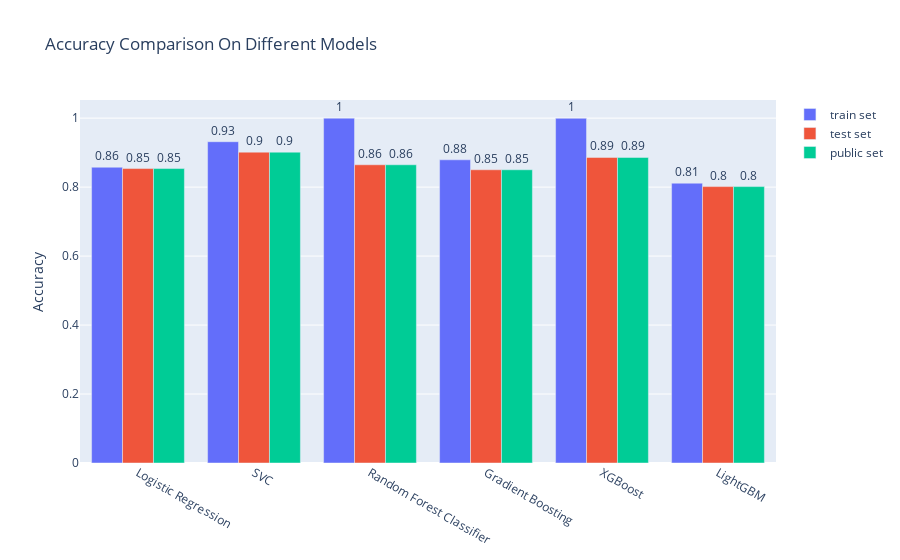

Notebook code for this chart:
### Code cell
fig = go.Figure(data=[
    go.Bar(name='train set', x=data1['Algorithm'], y=data1['Train Accuracy'],text=np.round(data1['Train Accuracy'],2),textposition='outside'),
    go.Bar(name='test set', x=data1['Algorithm'], y=data1['Test Accuracy'],text=np.round(data1['Test Accuracy'],2),textposition='outside'), 
    go.Bar(name='public set', x=data1['Algorithm'], y=data1['Public Accuracy'],text=np.round(data1['Public Accuracy'],2),textposition='outside')
])

fig.update_layout(barmode='group',title_text='Accuracy Comparison On Different Models',yaxis=dict(
        title='Accuracy'))
fig.show()

### Figure 1 — Plotly figure (JSON) as saved in the notebook; plotly's stock layout.template omitted (floating-point values rounded to 4 significant figures)
{"data": [{"name": "train set", "text": [0.86, 0.93, 1, 0.88, 1, 0.81], "textposition": "outside", "type": "bar", "x": ["Logistic Regression", "SVC", "Random Forest Classifier", "Gradient Boosting", "XGBoost", "LightGBM"], "y": [0.8577, 0.9317, 1.0, 0.8792, 0.9995, 0.8114]}, {"name": "test set", "text": [0.85, 0.9, 0.86, 0.85, 0.89, 0.8], "textposition": "outside", "type": "bar", "x": ["Logistic Regression", "SVC", "Random Forest Classifier", "Gradient Boosting", "XGBoost", "LightGBM"], "y": [0.8538, 0.9014, 0.8648, 0.8503, 0.8861, 0.8015]}, {"name": "public set", "text": [0.85, 0.9, 0.86, 0.85, 0.89, 0.8], "textposition": "outside", "type": "bar", "x": ["Logistic Regression", "SVC", "Random Forest Classifier", "Gradient Boosting", "XGBoost", "LightGBM"], "y": [0.8538, 0.9014, 0.8648, 0.8503, 0.8861, 0.8015]}], "layout": {"barmode": "group", "title": {"text": "Accuracy Comparison On Different Models"}, "yaxis": {"title": {"text": "Accuracy"}}}}
